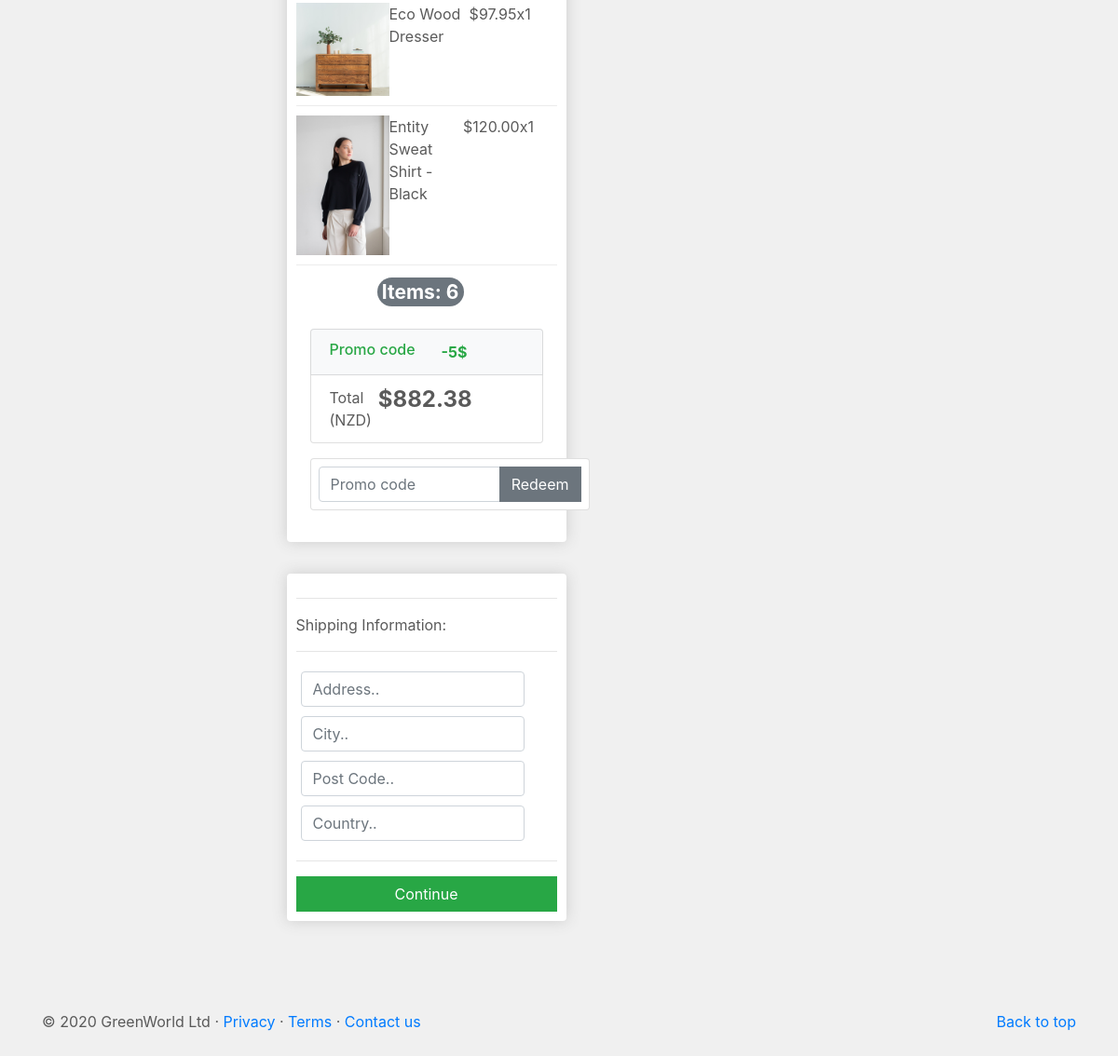
Before: /checkout/ (signed in, lower part) with the older database file.
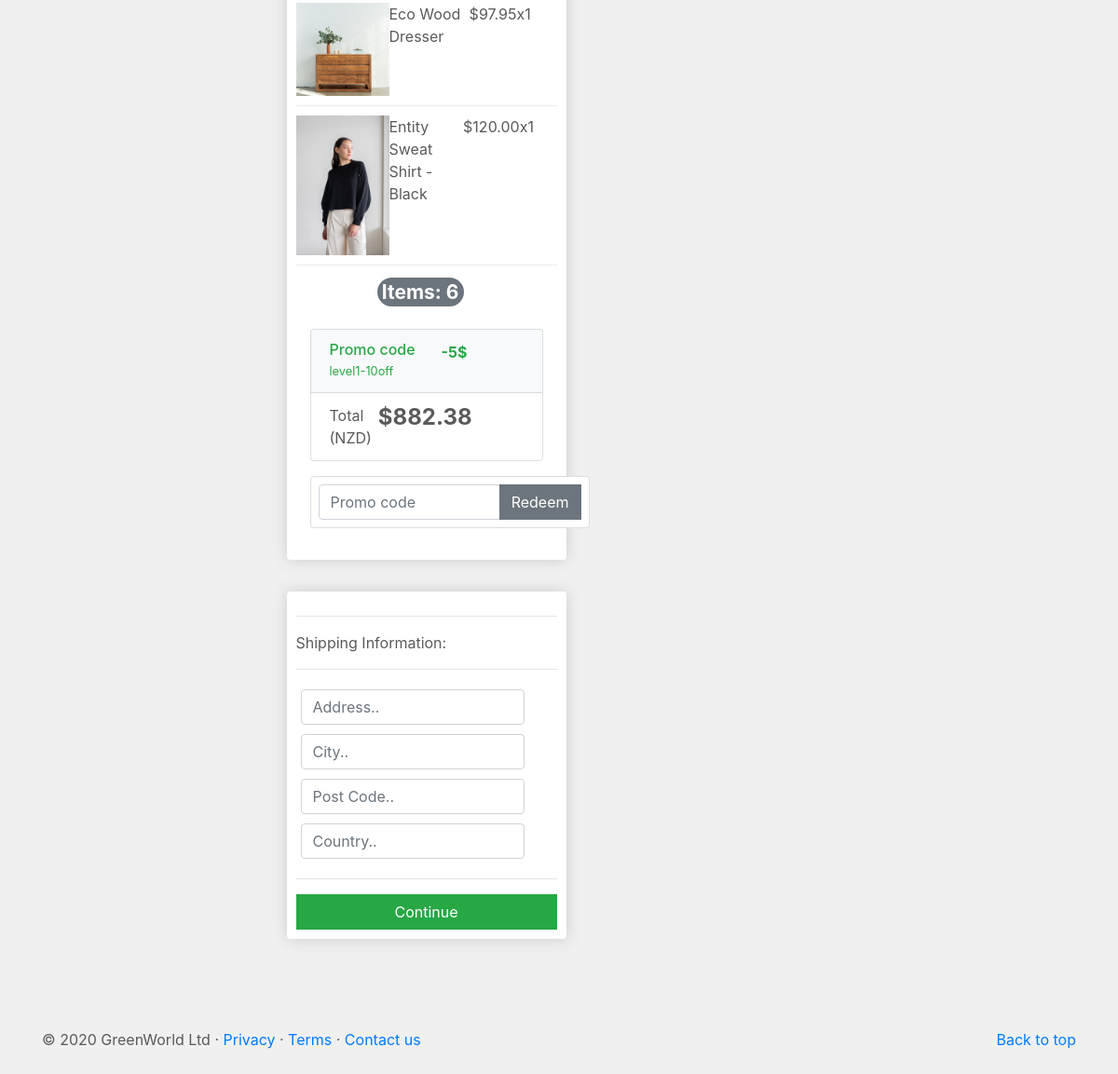
After: the same page with the newer database file.
### IT6041App/models.py (models this page shows, shortened)
class Order(models.Model):
    customer = models.ForeignKey(Customer, on_delete=models.SET_NULL, null=True, blank=True)
    date_ordered = models.DateTimeField(auto_now_add=True)
    complete = models.BooleanField(default=False)
    transaction_id = models.CharField(max_length=100, null=True)
    coupon = models.ForeignKey('Coupon', on_delete=models.SET_NULL, blank=True, null=True)
    @property
    def get_cart_total(self):
        orderitems = self.orderitem_set.all()
        total = sum([item.get_total for item in orderitems])
        return total
    @property
    def get_cart_items(self):
        orderitems = self.orderitem_set.all()
        total = sum([item.quantity for item in orderitems])
        return total

class OrderItem(models.Model):
    product = models.ForeignKey(Products, on_delete=models.SET_NULL, null=True)
    order = models.ForeignKey(Order, on_delete=models.SET_NULL, null=True)
    quantity = models.IntegerField(default=0, null=True, blank=True)
    date_added = models.DateTimeField(auto_now_add=True)
    @property
    def get_total(self):
        total = float(self.product.price) * float(self.quantity)
        return total

class Products(models.Model):
    product_name = models.CharField(max_length=200)
    category = models.CharField(max_length=200, default='')
    description = models.CharField(max_length=200)
    price = models.DecimalField(max_digits=6, decimal_places=2)
    image = models.ImageField(null=True, blank=True)
    sku = models.CharField(max_length=20)
    stock_level = models.IntegerField()
    no_of_sales = models.IntegerField(default='0', null=True, blank=True)
    popular = models.BooleanField(default=False, null=True, blank=True)
    digital = models.BooleanField(default=False, null=True, blank=True)
    carousel_listing = models.BooleanField(default=False, null=True, blank=True)
    class Meta:
        verbose_name_plural = 'Products'
        ordering = ('product_name',)
    @property
    def imageURL(self):
        try:
            url = self.image.url
        except:
            url = ''
        return url

class Coupon(models.Model):
    code = models.CharField(max_length=50, unique=True)
    value = models.IntegerField()
    active = models.BooleanField(default=True)
    num_available = models.IntegerField(default=1)
    num_used = models.IntegerField(default=0)

### IT6041App/views.py (the view)
# urls.py: path('checkout/', views.checkout, name="checkout"),
def checkout(request):
    data = cartData(request)
    cartItems = data['cartItems']
    order = data['order']
    items = data['items']
    form = CheckoutForm()
    context = {'items': items,
               'order': order,
               'cartItems': cartItems,
               'form': form,
               'couponform': CouponForm()
               }
    return render(request, 'IT6041App/checkout.html', context)

### IT6041App/forms.py
class CheckoutForm(forms.Form):
    shipping_address = forms.CharField(required=False)
    shipping_address2 = forms.CharField(required=False)
    shipping_zip = forms.CharField(required=False)
    billing_address = forms.CharField(required=False)
    billing_address2 = forms.CharField(required=False)
    billing_zip = forms.CharField(required=False)
    same_billing_address = forms.BooleanField(required=False)
    set_default_shipping = forms.BooleanField(required=False)
    use_default_shipping = forms.BooleanField(required=False)
    set_default_billing = forms.BooleanField(required=False)
    use_default_billing = forms.BooleanField(required=False)
    payment_option = forms.ChoiceField(
        widget=forms.RadioSelect, choices=PAYMENT_CHOICES)

class CouponForm(forms.Form):
    code = forms.CharField(widget=forms.TextInput(attrs={
        'class': 'form-control',
        'placeholder': 'Promo code',
        'aria-label': 'Recipient\'s username',
        'aria-describedby': 'basic-addon2'
    }))

### IT6041App/templates/IT6041App/checkout.html (shortened to what this page needs)
{% extends "IT6041App/base.html" %}
{% load static %}
{% block content %}
<br><br><br><br>
	<div class="row justify-content-md-center">
		<div class="col-lg-6">
			<div class="box-element">
				{% for item in items %}
					<div class="cart-row">
						<div style="flex:2"><img class="row-image" src="{{ item.product.imageURL }}"></div>
						<div style="flex:2"><p>{{ item.product.product_name }}</p></div>
						<div style="flex:1"><p>${{ item.product.price|floatformat:2 }}</p></div>
						<div style="flex:1"><p>x{{ item.quantity }}</p></div>
					</div>
				{% endfor %}
					<div class="total-row" align="right">
						<h3><span class="badge badge-secondary badge-pill" style="margin-right: 50px; padding: 5px;">Items: {{ order.get_cart_items}}</span></h3>
					</div>
				{% include 'order_snippet.html' %}
			</div>
		</div>
	</div>
	<br>
     <div class="row justify-content-md-center">
		<div class="col-lg-6">
			<div class="box-element" id="form-wrapper">
				<form id="form">
					<div id="shipping-info">
						<hr>
						<p>Shipping Information:</p>
						<hr>
						<div class="form-field">
							<input class="form-control" type="text" name="address" placeholder="Address..">
						</div>
						<div class="form-field">
							<input class="form-control" type="text" name="city" placeholder="City..">
						</div>
						<div class="form-field">
							<input class="form-control" type="text" name="post_code" placeholder="Post Code..">
						</div>
						<div class="form-field">
							<input class="form-control" type="text" name="country" placeholder="Country..">
						</div>
					</div>
					<hr>
					<input id="form-button" class="btn btn-success btn-block" type="submit" value="Continue">
				</form>
			</div>
            <br>
		</div>
	 </div>
    <br><br><br>
      <div class="container">
        <p class="float-right"><a href="#">Back to top</a></p>
        <p>&copy; 2020 GreenWorld Ltd &middot; <a href="{% url 'privacy' %}">Privacy</a> &middot; <a href="{% url 'terms' %}">Terms</a>
        &middot; <a href="{% url 'contact' %}">Contact us</a></p>
      </div>
{% endblock content %}

### IT6041App/templates/order_snippet.html (shortened to what this page needs)
{% extends "IT6041App/base.html" %}
{% load static %}
{% block content %}
<div class="col-md-12 mb-4">
    <ul class="list-group mb-3 z-depth-1">
        <li class="list-group-item d-flex justify-content-between bg-light">
            <div class="text-success">
            <h6 class="my-0">Promo code</h6>
            <small>{{ order.coupon.code }}</small>
            </div>
            <strong>
                <span class="text-success" style="margin-right: 60px;">-5${{ order.coupon.amount }}</span>
            </strong>
        </li>
        <li class="list-group-item d-flex justify-content-between">
            <span>Total (NZD)</span>
            <h4><strong style="margin-right: 55px;">${{ order.get_cart_total|floatformat:2 }}</strong></h4>
        </li>
    </ul>
    <form class="card p-2" action="{% url 'add_coupon' %}" method="POST">
        <div class="input-group">
            {{ couponform.code }}
            <div class="input-group-append">
                <button class="btn btn-secondary btn-md waves-effect m-0" type="submit">Redeem</button>
            </div>
        </div>
    </form>
</div>
{% endblock content %}

Changed rows visible on the page:
changed Order: coupon.code (not shown) → "level1-10off"
